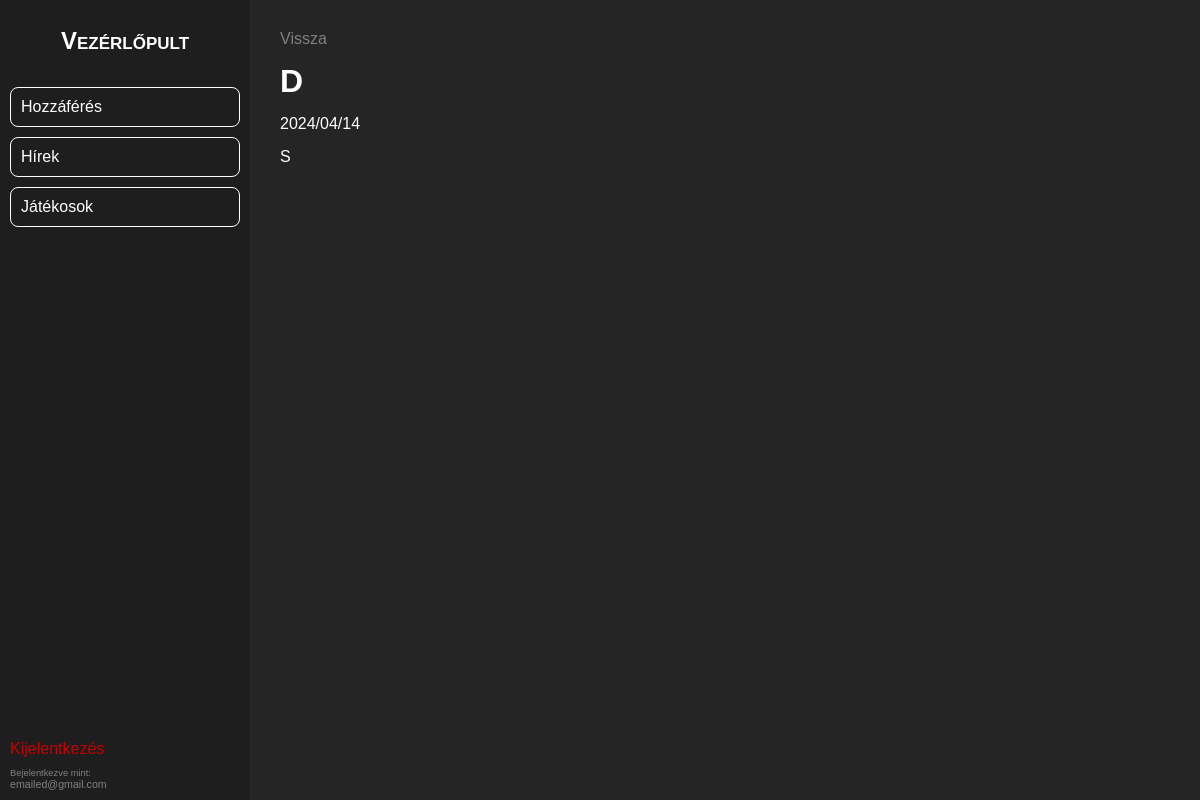
Screenshot of /admin/news/news_check.php?id=34 (signed in) with the database file from the repository.
### tables this page shows
CREATE TABLE IF NOT EXISTS `news` (
  `id` int NOT NULL AUTO_INCREMENT,
  `date` varchar(255) NOT NULL,
  `title` varchar(255) NOT NULL,
  `summary` text NOT NULL,
  `content` mediumtext NOT NULL,
  PRIMARY KEY (`id`)
);

### admin/news/news_check.php (the view, shortened to what this page needs)
} ?><?php
    include("../headers/header.php");
    ?>
<div class="pev-container">
    <a href="./news_existing.php" class="back-btn">Vissza</a>
    <?php
    $id = $_GET["id"];
    if ($id) {
        include("../../connect.php");
        $sqlSelectPost = "SELECT * FROM news WHERE id = $id";
        $result = mysqli_query($conn, $sqlSelectPost);
        while ($data = mysqli_fetch_array($result)) {
    ?>
            <h1><?php echo  $data['title']; ?></h1>
            <p><?php echo $data['date']; ?></p>
            <p><?php echo $data['content']; ?></p>
    <?php
        }
    } else {
        echo "Post Not Found";
    }
    ?>
</div>
<?php
include("../headers/footer.php");
?>

### admin/news/news_check.php (style rules this page uses)
.back-btn { color: gray; text-decoration: none; width: min-content; }
.pev-container { display: flex; padding: 30px; background-color: #252525; flex-direction: column; gap: 15px; color: #fff; width: 100vw; }

### rows the page displays
news: title "D", date "2024/04/14", content "S"

### other values shown
$_SESSION["email"] "emailed@gmail.com"
